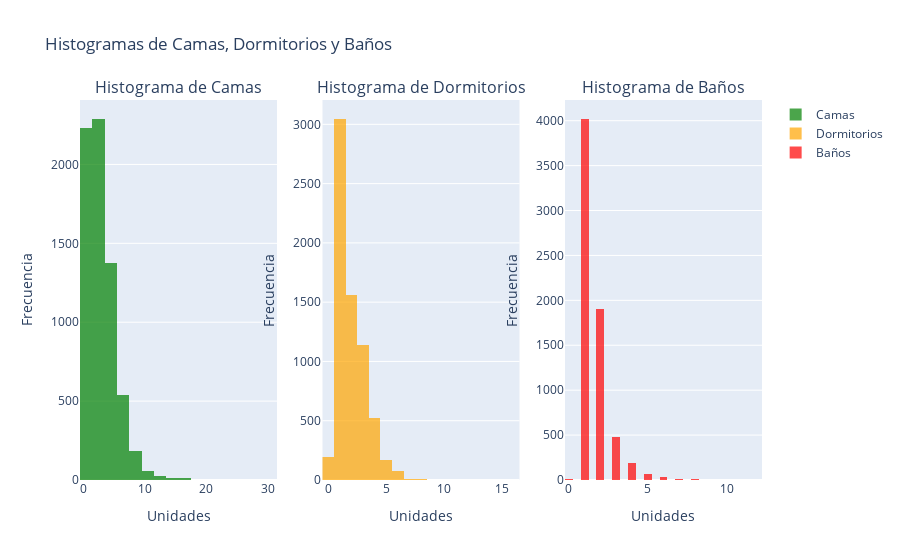

The notebook cell this image was saved under:
### Markdown cell above
Histogramas de Camas, Dormitorios y Baños

### Code cell
import plotly.graph_objects as go
from plotly.subplots import make_subplots
import pandas as pd

# Suponiendo que df_us ya está definido
variables = ['beds', 'bedrooms', 'bathrooms']
colors = ['green', 'orange', 'red']
titles = ['Camas', 'Dormitorios', 'Baños']

fig = make_subplots(rows=1, cols=3, subplot_titles=[f'Histograma de {title}' for title in titles])

for i, var in enumerate(variables):
    fig.add_trace(go.Histogram(x=df_us[var], nbinsx=30, marker_color=colors[i], opacity=0.7, name=titles[i]),
                  row=1, col=i+1)

fig.update_layout(title_text='Histogramas de Camas, Dormitorios y Baños')
fig.update_xaxes(title_text='Unidades', row=1)
fig.update_yaxes(title_text='Frecuencia', row=1)

fig.show()

### Figure 1 — Plotly figure (JSON) as saved in the notebook; plotly's stock layout.template omitted (floating-point values rounded to 4 significant figures; data arrays with more than 128 entries replaced by an {"elided": "..."} marker saying what was removed)
{"data": [{"marker": {"color": "green"}, "name": "Camas", "nbinsx": 30, "opacity": 0.7, "type": "histogram", "x": {"elided": "6733 float values"}, "xaxis": "x", "yaxis": "y"}, {"marker": {"color": "orange"}, "name": "Dormitorios", "nbinsx": 30, "opacity": 0.7, "type": "histogram", "x": {"elided": "6733 float values"}, "xaxis": "x2", "yaxis": "y2"}, {"marker": {"color": "red"}, "name": "Baños", "nbinsx": 30, "opacity": 0.7, "type": "histogram", "x": {"elided": "6733 float values"}, "xaxis": "x3", "yaxis": "y3"}], "layout": {"annotations": [{"font": {"size": 16}, "showarrow": false, "text": "Histograma de Camas", "x": 0.1444, "xanchor": "center", "xref": "paper", "y": 1, "yanchor": "bottom", "yref": "paper"}, {"font": {"size": 16}, "showarrow": false, "text": "Histograma de Dormitorios", "x": 0.5, "xanchor": "center", "xref": "paper", "y": 1, "yanchor": "bottom", "yref": "paper"}, {"font": {"size": 16}, "showarrow": false, "text": "Histograma de Baños", "x": 0.8556, "xanchor": "center", "xref": "paper", "y": 1, "yanchor": "bottom", "yref": "paper"}], "title": {"text": "Histogramas de Camas, Dormitorios y Baños"}, "xaxis": {"anchor": "y", "domain": [0, 0.2889], "title": {"text": "Unidades"}}, "xaxis2": {"anchor": "y2", "domain": [0.3556, 0.6444], "title": {"text": "Unidades"}}, "xaxis3": {"anchor": "y3", "domain": [0.7111, 1], "title": {"text": "Unidades"}}, "yaxis": {"anchor": "x", "domain": [0, 1], "title": {"text": "Frecuencia"}}, "yaxis2": {"anchor": "x2", "domain": [0, 1], "title": {"text": "Frecuencia"}}, "yaxis3": {"anchor": "x3", "domain": [0, 1], "title": {"text": "Frecuencia"}}}}
